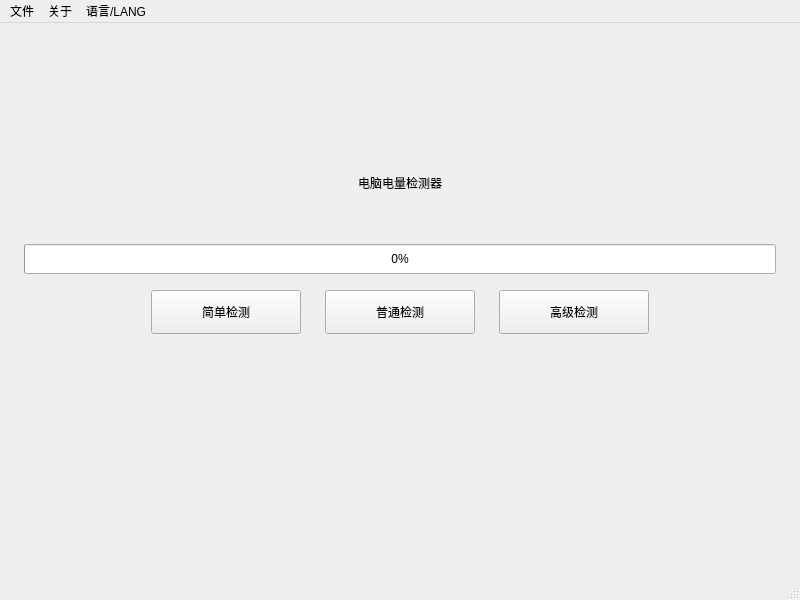
<?xml version="1.0" encoding="UTF-8"?>
<ui version="4.0">
 <class>MainWindow</class>
 <widget class="QMainWindow" name="MainWindow">
  <property name="geometry">
   <rect>
    <x>0</x>
    <y>0</y>
    <width>800</width>
    <height>600</height>
   </rect>
  </property>
  <property name="minimumSize">
   <size>
    <width>560</width>
    <height>420</height>
   </size>
  </property>
  <property name="windowTitle">
   <string>MainWindow</string>
  </property>
  <property name="windowIcon">
   <iconset resource="resouces.qrc">
    <normaloff>:/icon/icon.ico</normaloff>:/icon/icon.ico</iconset>
  </property>
  <widget class="QWidget" name="centralwidget">
   <layout class="QVBoxLayout" name="mainLayout">
    <property name="spacing">
     <number>16</number>
    </property>
    <property name="leftMargin">
     <number>24</number>
    </property>
    <property name="topMargin">
     <number>16</number>
    </property>
    <property name="rightMargin">
     <number>24</number>
    </property>
    <property name="bottomMargin">
     <number>20</number>
    </property>
    <item>
     <spacer name="topSpacer">
      <property name="orientation">
       <enum>Qt::Orientation::Vertical</enum>
      </property>
      <property name="sizeHint" stdset="0">
       <size>
        <width>20</width>
        <height>20</height>
       </size>
      </property>
     </spacer>
    </item>
    <item>
     <widget class="QLabel" name="label">
      <property name="sizePolicy">
       <sizepolicy hsizetype="Expanding" vsizetype="Minimum">
        <horstretch>0</horstretch>
        <verstretch>0</verstretch>
       </sizepolicy>
      </property>
      <property name="minimumSize">
       <size>
        <width>0</width>
        <height>90</height>
       </size>
      </property>
      <property name="text">
       <string>电脑电量检测器</string>
      </property>
      <property name="alignment">
       <set>Qt::AlignmentFlag::AlignCenter</set>
      </property>
     </widget>
    </item>
    <item>
     <widget class="QProgressBar" name="CheckingProgress">
      <property name="sizePolicy">
       <sizepolicy hsizetype="Expanding" vsizetype="Fixed">
        <horstretch>0</horstretch>
        <verstretch>0</verstretch>
       </sizepolicy>
      </property>
      <property name="minimumSize">
       <size>
        <width>0</width>
        <height>30</height>
       </size>
      </property>
      <property name="maximumSize">
       <size>
        <width>16777215</width>
        <height>30</height>
       </size>
      </property>
      <property name="value">
       <number>0</number>
      </property>
      <property name="alignment">
       <set>Qt::AlignmentFlag::AlignCenter</set>
      </property>
     </widget>
    </item>
    <item>
     <layout class="QHBoxLayout" name="buttonLayout">
      <property name="spacing">
       <number>24</number>
      </property>
      <item>
       <spacer name="leftButtonSpacer">
        <property name="orientation">
         <enum>Qt::Orientation::Horizontal</enum>
        </property>
        <property name="sizeHint" stdset="0">
         <size>
          <width>40</width>
          <height>20</height>
         </size>
        </property>
       </spacer>
      </item>
      <item>
       <widget class="QPushButton" name="EasyChk">
        <property name="sizePolicy">
         <sizepolicy hsizetype="Minimum" vsizetype="Fixed">
          <horstretch>0</horstretch>
          <verstretch>0</verstretch>
         </sizepolicy>
        </property>
        <property name="minimumSize">
         <size>
          <width>150</width>
          <height>44</height>
         </size>
        </property>
        <property name="text">
         <string>简单检测</string>
        </property>
       </widget>
      </item>
      <item>
       <widget class="QPushButton" name="MedChk">
        <property name="sizePolicy">
         <sizepolicy hsizetype="Minimum" vsizetype="Fixed">
          <horstretch>0</horstretch>
          <verstretch>0</verstretch>
         </sizepolicy>
        </property>
        <property name="minimumSize">
         <size>
          <width>150</width>
          <height>44</height>
         </size>
        </property>
        <property name="text">
         <string>普通检测</string>
        </property>
       </widget>
      </item>
      <item>
       <widget class="QPushButton" name="StartButton">
        <property name="sizePolicy">
         <sizepolicy hsizetype="Minimum" vsizetype="Fixed">
          <horstretch>0</horstretch>
          <verstretch>0</verstretch>
         </sizepolicy>
        </property>
        <property name="minimumSize">
         <size>
          <width>150</width>
          <height>44</height>
         </size>
        </property>
        <property name="text">
         <string>高级检测</string>
        </property>
       </widget>
      </item>
      <item>
       <spacer name="rightButtonSpacer">
        <property name="orientation">
         <enum>Qt::Orientation::Horizontal</enum>
        </property>
        <property name="sizeHint" stdset="0">
         <size>
          <width>40</width>
          <height>20</height>
         </size>
        </property>
       </spacer>
      </item>
     </layout>
    </item>
    <item>
     <widget class="QLabel" name="ChkRes">
      <property name="sizePolicy">
       <sizepolicy hsizetype="Expanding" vsizetype="Minimum">
        <horstretch>0</horstretch>
        <verstretch>0</verstretch>
       </sizepolicy>
      </property>
      <property name="minimumSize">
       <size>
        <width>0</width>
        <height>110</height>
       </size>
      </property>
      <property name="text">
       <string notr="true"/>
      </property>
      <property name="alignment">
       <set>Qt::AlignmentFlag::AlignCenter</set>
      </property>
      <property name="wordWrap">
       <bool>true</bool>
      </property>
     </widget>
    </item>
    <item>
     <spacer name="bottomSpacer">
      <property name="orientation">
       <enum>Qt::Orientation::Vertical</enum>
      </property>
      <property name="sizeHint" stdset="0">
       <size>
        <width>20</width>
        <height>20</height>
       </size>
      </property>
     </spacer>
    </item>
   </layout>
  </widget>
  <widget class="QMenuBar" name="menubar">
   <property name="geometry">
    <rect>
     <x>0</x>
     <y>0</y>
     <width>800</width>
     <height>24</height>
    </rect>
   </property>
   <widget class="QMenu" name="menu">
    <property name="title">
     <string>文件</string>
    </property>
    <addaction name="actionEXit"/>
   </widget>
   <widget class="QMenu" name="menu_2">
    <property name="title">
     <string>关于</string>
    </property>
    <addaction name="actionAbout"/>
   </widget>
   <widget class="QMenu" name="menu_LANG">
    <property name="title">
     <string>语言/LANG</string>
    </property>
    <addaction name="action_Lang_chinese"/>
    <addaction name="action_Lang_eng"/>
   </widget>
   <addaction name="menu"/>
   <addaction name="menu_2"/>
   <addaction name="menu_LANG"/>
  </widget>
  <widget class="QStatusBar" name="statusbar"/>
  <action name="actionEXit">
   <property name="text">
    <string>Exit</string>
   </property>
  </action>
  <action name="actionAbout">
   <property name="text">
    <string>About</string>
   </property>
  </action>
  <action name="action_Lang_chinese">
   <property name="text">
    <string>Chinese</string>
   </property>
  </action>
  <action name="action_Lang_eng">
   <property name="text">
    <string>English</string>
   </property>
  </action>
 </widget>
 <resources/>
 <connections>
  <connection>
   <sender>actionEXit</sender>
   <signal>triggered()</signal>
   <receiver>MainWindow</receiver>
   <slot>close()</slot>
   <hints>
    <hint type="sourcelabel">
     <x>-1</x>
     <y>-1</y>
    </hint>
    <hint type="destinationlabel">
     <x>399</x>
     <y>300</y>
    </hint>
   </hints>
  </connection>
 </connections>
</ui>
